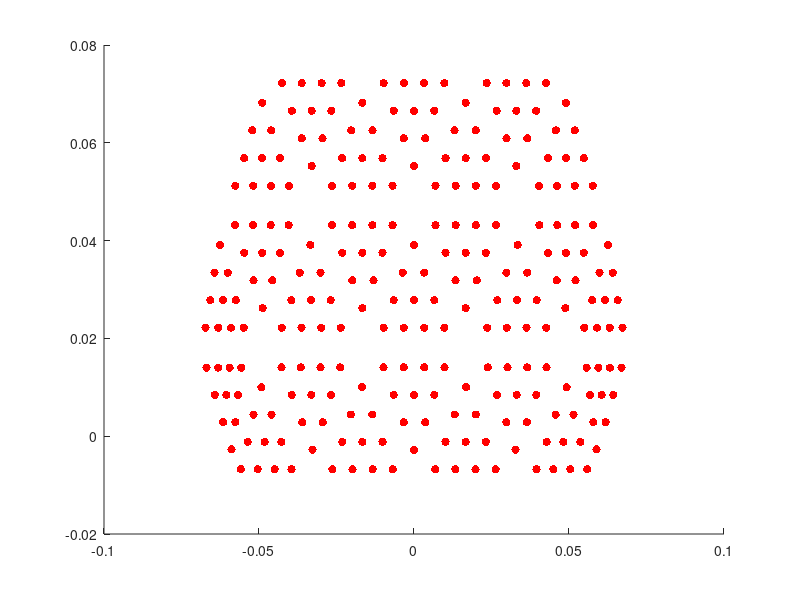

MATLAB code for this plot:
clear all
close all
clc

formatSpec = '%f';

fileID = fopen('_output-triangle-2-map.txt','r');
A = fscanf(fileID, formatSpec);
A = reshape(A, [3, numel(A) / 3])';

%fileID = fopen('coordinates/head.txt','r');
%A = fscanf(fileID, formatSpec);
%A = reshape(A, [7, numel(A) / 7])';

hold on
% axis off

edges = [
    1 5; 1 6; 2 6; 2 7; 3 7; 3 8; 4 8; 4 9;
    5 10; 6 11; 7 12; 8 13; 9 14;
    15 10; 15 11; 16 11; 16 12; 17 12; 17 13; 18 13; 18 14;
    19 15; 20 16; 21 17; 22 18;
    23 19; 23 20; 24 20; 24 21; 25 21; 25 22;
];

for i = 1:size(edges,1)
    % plot([A(edges(i,1),2) A(edges(i,2),2)], [A(edges(i,1),3) A(edges(i,2),3)], 'b')
end

%scatter3(A(:,1),A(:,2),A(:,3));
i_min = 1;
i_max = size(A, 1);
for i = i_min:i_max
    scatter(A(i_min:i_max,2),A(i_min:i_max,3), 'r', 'filled')
    break
    scatter(A(i,2),A(i,3), 'b', 'filled')
    title(strcat('Current point: ', int2str(i)))
    pause(0.5)
end
